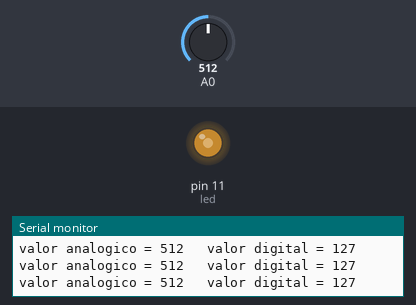
The sketch below on a simulated Arduino Uno, built with avr-gcc and run on an emulated ATmega328P. Shown: output pins drawn as LEDs (lit = HIGH), the last lines printed to the serial monitor. The inputs (shaded band) are chosen by the test bench; at power-on: A0 = 512.

Above: at 1.2 s.
1.3 s: A0 set to 420
At 2.2 s:
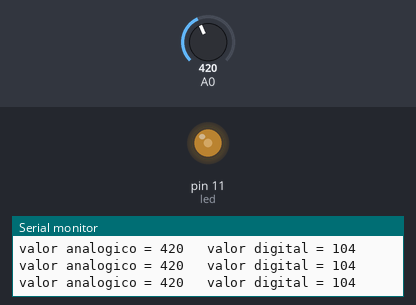
2.8 s: A0 set to 392
At 3.7 s:
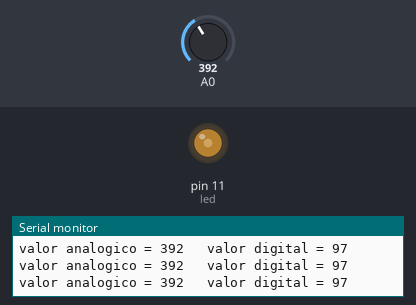
5.8 s: A0 set to 716
At 7.0 s:
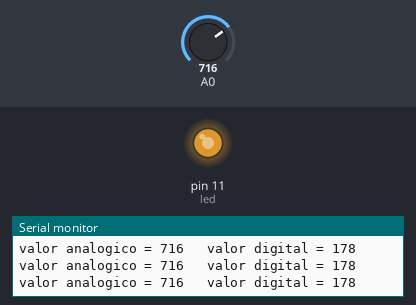
7.3 s: A0 set to 982
At 8.5 s:
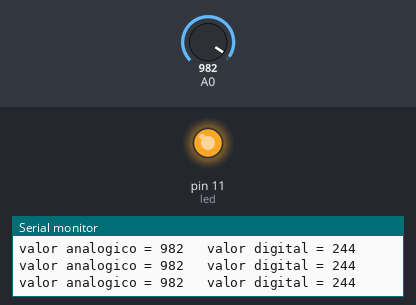
8.8 s: A0 set to 1012
At 10.0 s:
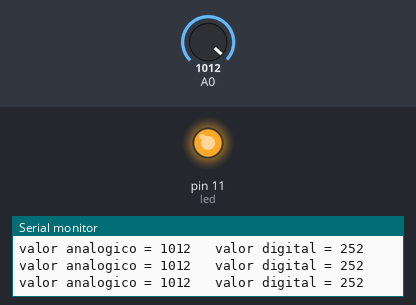
10.3 s: A0 set to 0
At 11.1 s:
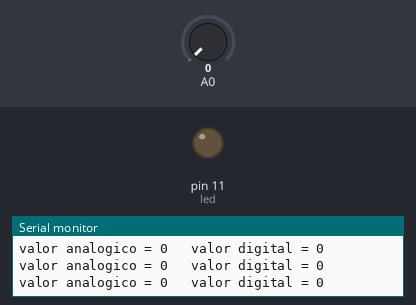
Timing chart, 0 to 12.8 s (numbered marks = the images above; inputs shaded):
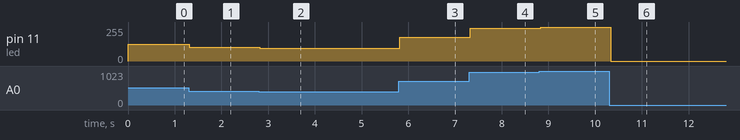

The sketch:

Potenciometro_Arduino.ino
```cpp
int valor = 0; //variavel que ira receber o valor convertido da porta analogica
int led = 11; // valor da porta digital essa porta necessita ter o ~
int potenciometro = A0; // valor da porta do potenciometro analogico
int valorpwm = 0;
int valoranalogico = 0;


void setup() {

 Serial.begin(9600); // padrao para demonstrar no monitor os valores que estao sendo exibidos, abrindo a conexao entre o monitor e o arduino

}

void loop() {

  valoranalogico = analogRead(A0); // com o analogRead(portaanalogica), conseguimos converter de 0 - 5V em 0 - 1023 (padrao analogico)
  valorpwm = map(valoranalogico, 0, 1023, 0, 255); // a funcao map recebe 5 parametros (valordeentrada, min_entrada, max_entrada, min_saida, max_saida), Remapeia um número de um intervalo para outro
  analogWrite(led, valorpwm); // led (é o numero do pinto que recebera o sinal de saida), valor (é a razao ciclica um valor de 0 a 255), com essa função o arduino ja sabe que é uma saida não necessitando de pinmode

// print no console para entender a diferença
  Serial.print("valor analogico = " );    // com essa comparação conseguimos perceber a diferença da analogica e digital no console
  Serial.print(valoranalogico);
  Serial.print("\t valor digital = ");
  Serial.println(valorpwm);


}
```

Measured:
- after the input at 1.3 s, pin 11 (led): 127/255 → 104/255 at once
- after the input at 2.8 s, pin 11 (led): 104/255 → 97/255 at once
- after the input at 5.8 s, pin 11 (led): 97/255 → 178/255 at once
- after the input at 7.3 s, pin 11 (led): 178/255 → 244/255 at once
- after the input at 8.8 s, pin 11 (led): 244/255 → 252/255 at once
- after the input at 10.3 s, pin 11 (led): 252/255 → 0/255 at once
